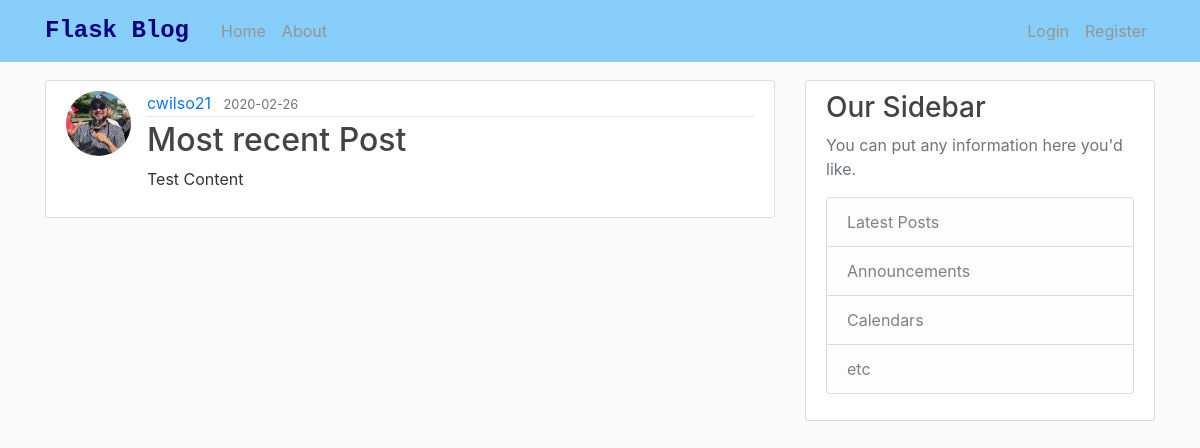
The app's page /post/16 with its own data.
### FlaskBlog/models.py (models this page shows, shortened)
class User(db.Model, UserMixin):  #UserMixin is req'd according to flask-login docs
    id = db.Column(db.Integer, primary_key=True)
    username = db.Column(db.String(20), unique=True, nullable=False)
    email = db.Column(db.String(120), unique=True, nullable=False)
    image_file = db.Column(db.String(20), nullable=False, default='default.jpg')
    password = db.Column(db.String(60), nullable=False)
    posts = db.relationship('Post', backref='author', lazy=True)

class Post(db.Model):
    id = db.Column(db.Integer, primary_key=True)
    title = db.Column(db.String(100), nullable=False)
    date_posted = db.Column(db.DateTime, nullable=False, default=datetime.utcnow)
    content = db.Column(db.Text, nullable=False)
    user_id = db.Column(db.Integer, db.ForeignKey('user.id'), nullable=False)

### FlaskBlog/routes.py (the view)
@app.route("/post/<int:post_id>")
def post(post_id):
    post = Post.query.get_or_404(post_id)
    return render_template('post.html', title=post.title, post=post)

### FlaskBlog/templates/post.html (shortened to what this page needs)
{% extends "layout.html" %}
{% block content %}
    <article class="media content-section">
        <img class="rounded-circle article-img" src="{{ url_for('static', filename='profile_pics/' + post.author.image_file) }}">
        <div class="media-body">
        <div class="article-metadata">
            <a class="mr-2" href="#">{{ post.author.username }}</a>
            <small class="text-muted">{{ post.date_posted.strftime('%Y-%m-%d') }}</small>
        </div>
        <h2 class="article-title">{{ post.title }}</h2>
        <p class="article-content">{{ post.content }}</p>
        </div>
    </article>
{% endblock content %}

### FlaskBlog/static/style.css (style rules this page uses)
body { background: #fafafa; color: #333333; margin-top: 5rem; }
h1, h2, h3, h4, h5, h6 { color: #444444; }
.content-section { background: #ffffff; padding: 10px 20px; border: 1px solid #dddddd; border-radius: 3px; margin-bottom: 20px; }
.article-title { color: #444444; }
.article-content { white-space: pre-line; }
.article-img { height: 65px; width: 65px; margin-right: 16px; }
.article-metadata { padding-bottom: 1px; margin-bottom: 4px; border-bottom: 1px solid #e3e3e3 }

### records on screen
User: image_file (picture), author.username "cwilso21"
Post: date_posted "2020-02-26", title "Most recent Post", content "Test Content"
